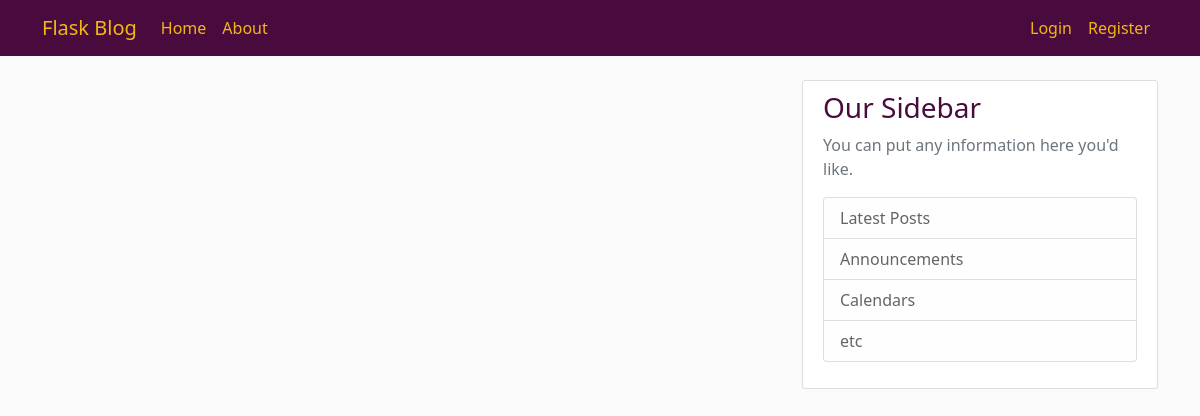
/home, run on an earlier commit of the app's database.
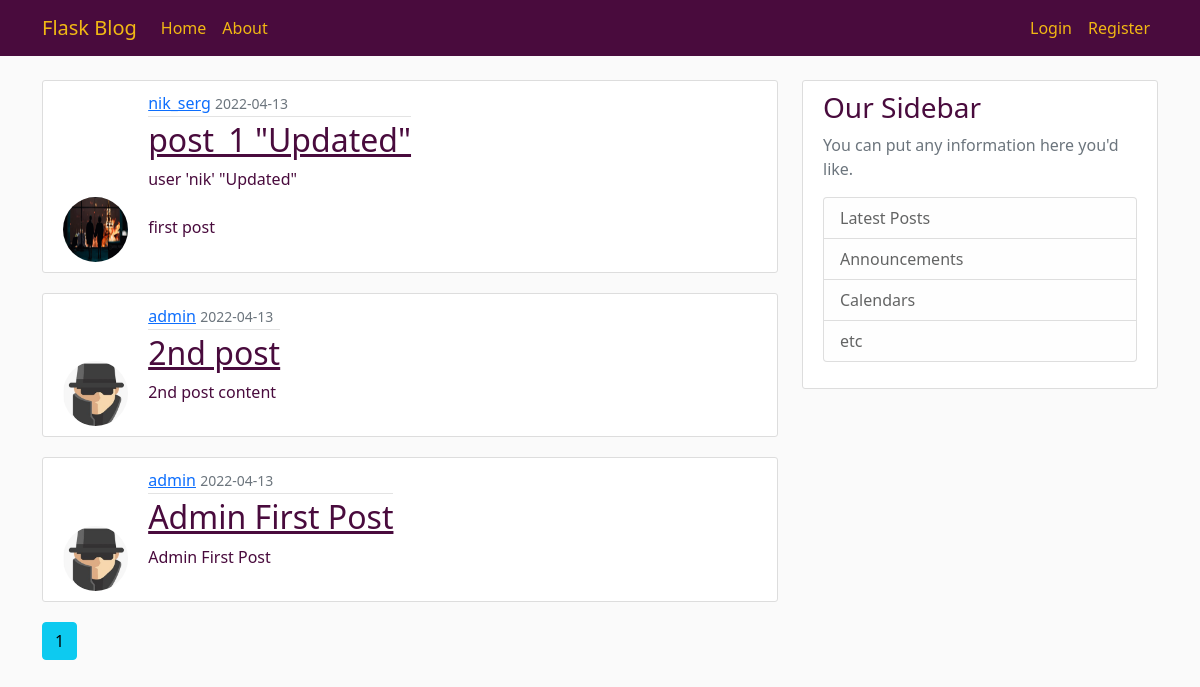
And on a later commit of the database.
### flaskblog/models.py (models this page shows, shortened)
class Post(db.Model):
    id = db.Column(db.Integer, primary_key=True)
    title = db.Column(db.String(100), nullable=False)
    date_posted = db.Column(db.DateTime, nullable=False, default=datetime.utcnow)
    content = db.Column(db.Text, nullable=False)
    user_id = db.Column(db.Integer, db.ForeignKey('user.id'), nullable=False)

class User(db.Model, UserMixin):
    id = db.Column(db.Integer, primary_key=True)
    username = db.Column(db.String(20), unique=True, nullable=False)
    email = db.Column(db.String(120), unique=True, nullable=False)
    image_file = db.Column(db.String(20), nullable=False, default='default.jpg')
    password = db.Column(db.String(60), nullable=False)
    posts = db.relationship('Post', backref='author', lazy=True)

### flaskblog/main/routes.py (the view)
@main.route("/")
@main.route("/home")
def home():
    page = request.args.get('page', default=1, type=int)
    posts = Post.query.order_by(Post.date_posted.desc()).paginate(page=page, per_page=5, error_out=False)
    return render_template('home.html', posts=posts)

### flaskblog/templates/home.html (shortened to what this page needs)
{% extends "layout.html" %}
{% block content %}
{% for post in posts.items %}
<article class="media content-section">
    <img class="rounded-circle article-img"
         src="{{ url_for('static', filename='profile_pics/' + post.author.image_file) }}">
    <div class="media-body">
        <div class="article-metadata">
            <a class="mr-2" href="{{ url_for('users.user_posts', username=post.author.username) }}">{{ post.author.username }}</a>
            <small class="text-muted">{{ post.date_posted.strftime('%Y-%m-%d') }}</small>
        </div>
        <h2><a class="article-title" href="{{ url_for('posts.post', post_id=post.id) }}">{{ post.title }}</a></h2>
        <p class="article-content">{{ post.content }}</p>
    </div>
</article>
{% endfor %}
{% for page_num in posts.iter_pages(left_edge=1, right_edge=1,
                                    left_current=1, right_current=2) %}
    {% if page_num %}
        {% if posts.page == page_num %}
        <a class="btn btn-info mb-4" href="{{ url_for('main.home', page=page_num) }}">{{ page_num }}</a>
        {% else %}
        <a class="btn btn-outline-info mb-4" href="{{ url_for('main.home', page=page_num) }}">{{ page_num }}</a>
        {% endif %}
    {% endif %}
{% endfor %}
{% endblock content%}

### flaskblog/templates/layout.html (shortened to what this page needs)
<!DOCTYPE html>
<html>
<head>
    <link href="https://cdn.jsdelivr.net/npm/bootstrap@5.1.3/dist/css/bootstrap.min.css"
 rel="stylesheet">
    <link rel="stylesheet" type="text/css" href="{{ url_for('static', filename='main.css') }}">
</head>
<body>
<header class="site-header">
    <nav class="navbar navbar-expand-md navbar-dark bg-steel fixed-top">
        <div class="container" id="nav">
            <a class="navbar-brand mr-4" href="/">Flask Blog</a>
            <div class="collapse navbar-collapse" id="navbarToggle">
                <div class="navbar-nav">
                    <a class="nav-item nav-link" href="{{ url_for('main.home') }}">Home</a>
                    <a class="nav-item nav-link" href="{{ url_for('main.about') }}">About</a>
                </div>
                <div class="navbar-nav ms-auto">
                    {% if current_user.is_authenticated %}
                    <a class="nav-item nav-link" href="{{ url_for('posts.new_post') }}">New Post</a>
                    <a class="nav-item nav-link" href="{{ url_for('users.account') }}">Account</a>
                    <a class="nav-item nav-link" href="{{ url_for('users.logout') }}">Logout</a>
                    {% else %}
                    <a class="nav-item nav-link" href="{{ url_for('users.login') }}">Login</a>
                    <a class="nav-item nav-link" href="{{ url_for('users.register') }}">Register</a>
                    {% endif %}
                </div>
            </div>
        </div>
    </nav>
</header>
<main class="container" role="main">
    <div class="row">
        <div class="col-md-8">
            {% block content %}{% endblock %}
        </div>
        <div class="col-md-4">
            <div class="content-section">
                <h3>Our Sidebar</h3>
                <p class='text-muted'>You can put any information here you'd like.
                <ul class="list-group">
                    <li class="list-group-item list-group-item-light">Latest Posts</li>
                    <li class="list-group-item list-group-item-light">Announcements</li>
                    <li class="list-group-item list-group-item-light">Calendars</li>
                    <li class="list-group-item list-group-item-light">etc</li>
                </ul>
                </p>
            </div>
        </div>
    </div>
</main>
</body>
</html>

### flaskblog/static/main.css (style rules this page uses)
body { background: #fafafa; color: #490B3D; margin-top: 5rem; }
h1, h2, h3, h4, h5, h6 { color: #490B3D; }
.bg-steel { background-color: #490B3D; }
.navbar-brand.mr-4 { color: #F1B814; }
.site-header .navbar-nav .nav-link { color: #F1B814; }
.content-section { background: #ffffff; padding: 10px 20px; border: 1px solid #dddddd; border-radius: 3px; margin-bottom: 20px; }
.article-title { color: #490B3D; }
.article-content { white-space: pre-line; }
.article-img { height: 65px; width: 65px; margin-right: 16px; }
.article-metadata { padding-bottom: 1px; margin-bottom: 4px; border-bottom: 1px solid #e3e3e3 }
.media-body { display:inline-block }

What changed in the data, as far as the page shows it:
added Post: image_file (picture), author.username "nik_serg", date_posted "2022-04-13", title "post_1 \"Updated\"", content "user 'nik' \"Updated\" first post"
added Post: image_file (placeholder picture), author.username "admin", date_posted "2022-04-13", title "2nd post", content "2nd post content"
added Post: image_file (placeholder picture), author.username "admin", date_posted "2022-04-13", title "Admin First Post", content "Admin First Post"
Also different on the page:
new list line: "1"
